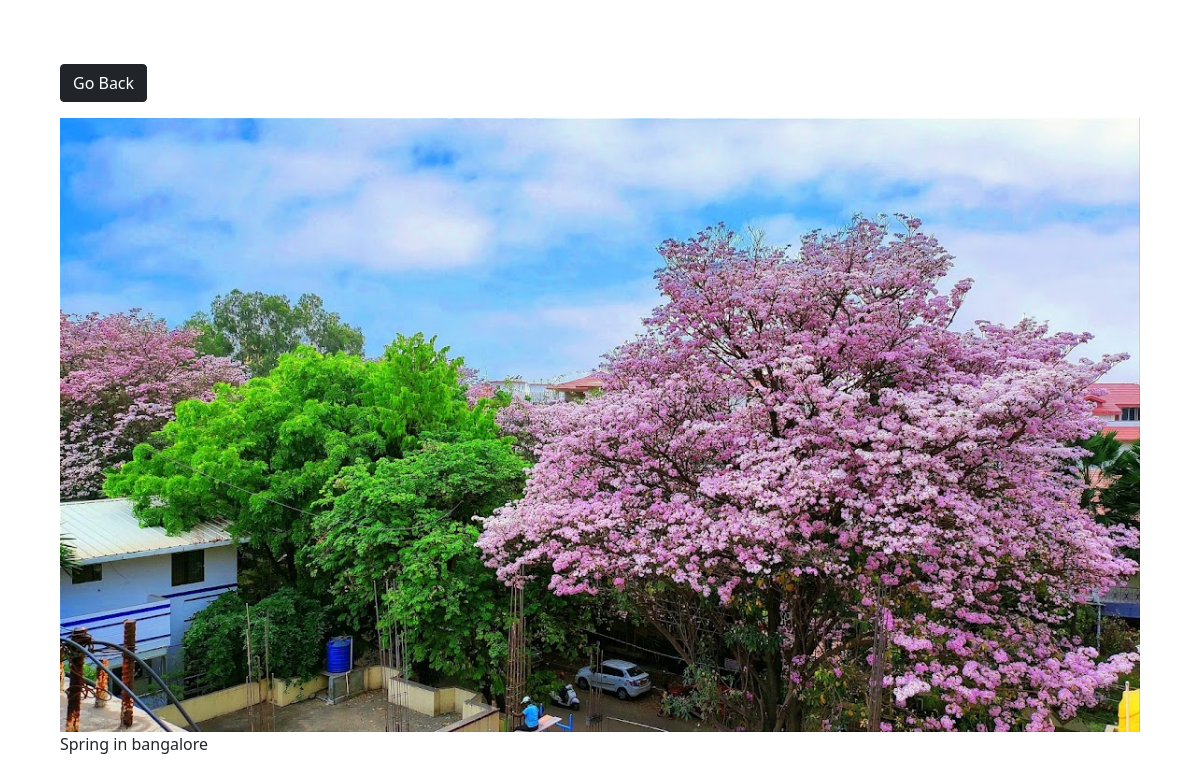
Screenshot of /photo/1/ with the database file from the repository.
### photos/models.py (models this page shows, shortened)
class Photo(models.Model):
    category = models.ForeignKey(Category, on_delete=models.SET_NULL, null=True, blank=True)
    image = models.ImageField(null=False, blank=False)
    description = models.TextField()

### photos/views.py (the view)
# urls.py: path('photo/<str:pk>/',views.viewPhoto, name='photo'),
def viewPhoto(request,pk):
    photo=Photo.objects.get(id=pk)
    return render(request, 'photos/photo.html',{'photo':photo})

### photos/templates/photos/photo.html (shortened to what this page needs)
<!DOCTYPE html>
<html lang="en">
<head>
    <link href="https://cdn.jsdelivr.net/npm/bootstrap@5.1.3/dist/css/bootstrap.min.css" rel="stylesheet">
</head>
<body class="m-5">
    <div class="container">
        <div class="row justify-content-center">
            <div class="col">
                <a href="{% url 'gallery' %}" class="btn btn-dark my-3">Go Back</a>
                <div style="height: 90vh;">
                    <img style="max-width: 100%; max-height: 100%;" src="{{photo.image.url}}" alt="">
                    <p>{{photo.description}}</p>
                </div>
            </div>
        </div>
    </div>
</body>
</html>

### rows the page displays
Photo: image (picture), description "Spring in bangalore"
